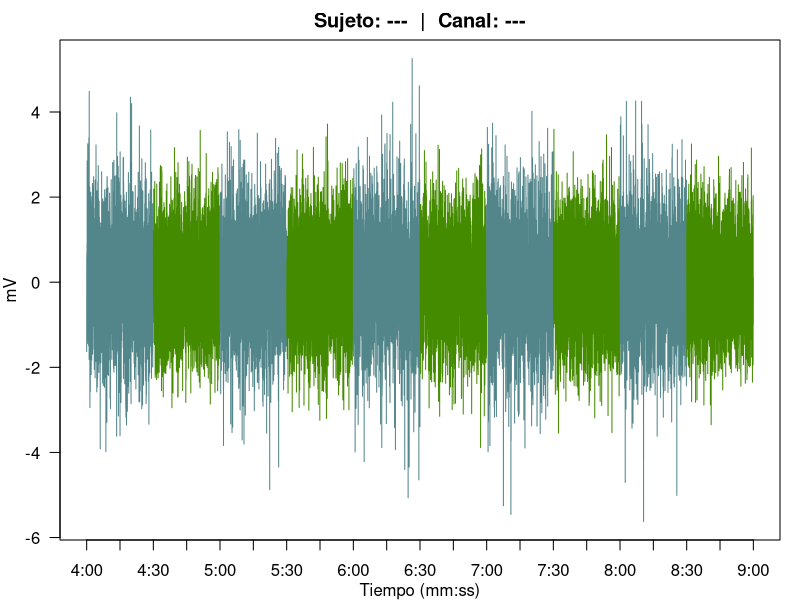
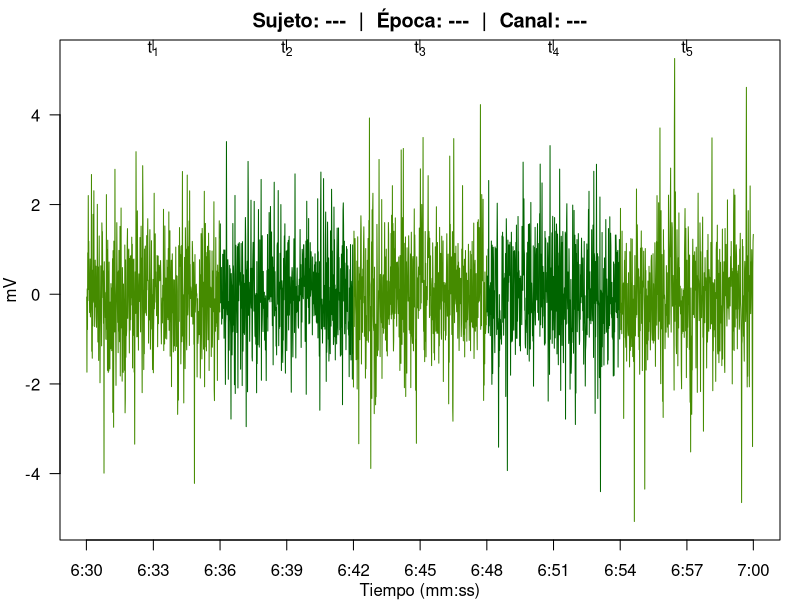
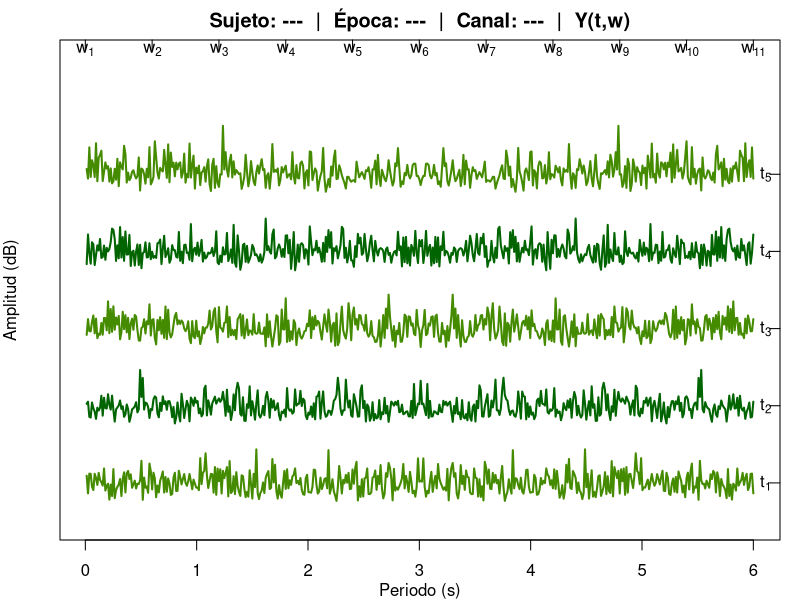
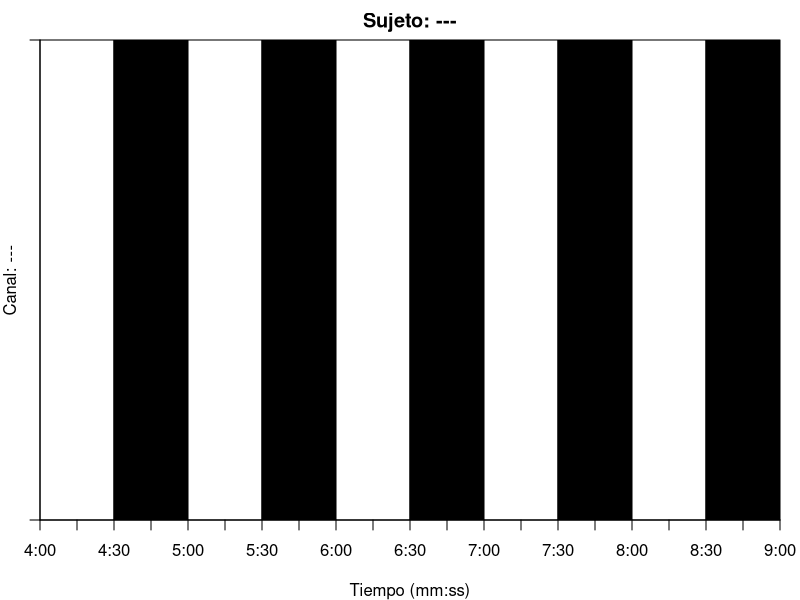

Write R code to recreate these figures, in order.
grabar = T

setwd("~/TESIS/TESIS/img_diagramas")

set.seed(2017)

N = 25000

S = 10

P = rpois(N,S)

C = c(rep(0,N/10),rep(1,N/10),
      rep(0,N/10),rep(1,N/10),
      rep(0,N/10),rep(1,N/10),
      rep(0,N/10),rep(1,N/10),
      rep(0,N/10),rep(1,N/10))

for(i in 1:N){
  if(C[i]){
    P[i] = S
  }
}

X = rnorm(N,0,1)*P*(1/S)

if(grabar){
  #setwd(g_dir)
  pdf(paste0('espectros1',
             '.pdf'),width=10,height=2.5)
  #'.png'),units='in',res=150,width=12,height=6)
}

par(mar=c(3,3,2,1))
par(las=2)
plot((1:N),X,type='l',col='white',
     xlab='Tiempo (mm:ss)',
     ylab='mV',main='Sujeto: ---  |  Canal: ---',
     xlim = c(0,N-1),xaxt='n',
     mgp = c(2, 1, 0)
     )

part = 10

for(i in 0:(part/2-1)){
  sub = 2*i*(N/part)
  ind = (sub+1):(sub+N/part)
  lines(ind,X[ind],type='l',col='cadetblue4',xlab='',ylab='')
  sub = (2*i+1)*(N/part)
  ind = (sub+1):(sub+N/part)
  lines(ind,X[ind],type='l',col='chartreuse4',xlab='',ylab='')
}

te = ((1:N))*(5*60/N)
mm = floor(te/60)
ss = floor(te - 60*mm)

places = ceiling(seq(0,N,by=(N)/20))
places[1] = 1

plaquitas = c()
for(y in 1:length(places)){
  i = places[y]
  if(ss[i]==0 || ss[i]==59){
    seg = '00'
  }else{
    seg=toString(ss[i])
  }
  plaquitas = c(plaquitas,
                paste0(toString(mm[i]+4),
                       ':',seg))
}

places[1]=0
axis(1,at=places,labels=plaquitas,las=1)

if(grabar){
  dev.off()
  
  #setwd(g_dir)
  pdf(paste0('espectros2',
             '.pdf'),width=10,height=2.5)
  #'.png'),units='in',res=150,width=12,height=6)
}

par(mar=c(3,3,2,1))
par(las=2)

ii = 2
sub = 2*ii*(N/part)
ind = (sub+1):(sub+N/part)
XX = X[ind]

NN = N/part
partt = 5

#arcoiris = rainbow(partt)
kolor = c('chartreuse4','darkgreen',
          'chartreuse4','darkgreen',
          'chartreuse4','darkgreen')

plot(XX,type='l',col='white',
     xlab='Tiempo (mm:ss)',
     ylab='mV',
     main='Sujeto: ---  |  Época: ---  |  Canal: ---',
     xaxt='n',mgp = c(2, 1, 0))

indd = 1:(length(XX))

for(i in 0:(partt-1)){
  sub = i*(NN/partt)
  indd = (sub+1):(sub+NN/partt)
  lines(indd,XX[indd],type='l',
        col=kolor[i+1])
  d = i+1
  axis(3,at=c(sub+NN/(partt*2)),
       #labels=paste0('t_',toString(i+1)),
       labels=substitute(t[d],list(d=d)),
       las=1,mgp = c(0, -1, -.5))
}

sub = 2*ii*(N/part)
ind = (sub+1):(sub+N/part)

NN = length(ind)

te = (ind)*(30/NN)+30
mm = floor(te/60)
ss = floor(te - 60*mm)

places = ceiling(seq(1,length(te),by=(length(te)-1)/10))
places[1] = 1

plaquitas = c()
for(y in 1:length(places)){
  i = places[y]
  if(ss[i]==0 || ss[i]==59){
    seg = '00'
  }else{
    seg=toString(ss[i])
  }
  plaquitas = c(plaquitas,
                paste0(toString(mm[i]+4),
                       ':',seg))
}

places[1]=0
axis(1,at=places,labels=plaquitas,las=1)

if(grabar){
  dev.off()
  
  #setwd(g_dir)
  pdf(paste0('espectros3',
             '.pdf'),width=10,height=3)
  #'.png'),units='in',res=150,width=12,height=6)
}

par(mar=c(3,3,2,1))
par(las=1)

i = 0
sub = i*(NN/partt)
indd = (sub+1):(sub+NN/partt)
XXX = XX[ind]
K = indd*(6/length(indd))
plot(K,abs(fft(XX[indd])),col='white',
     type = 'l',ylim=c(0,480),
     xlab='Periodo (s)',
     ylab='Amplitud (dB)',
     main='Sujeto: ---  |  Época: ---  |  Canal: ---  |  Y(t,w)',
     yaxt='n',mgp = c(2, 1, 0))

for(y in 0:10){
  d = y+1
  axis(3,at=c(y*(6/10)),
       #labels=paste0('t_',toString(i+1)),
       labels=substitute(w[d],list(d=d)),
       las=1,mgp = c(0, -1, -.5))
}

for(i in 0:(partt-1)){
 sub = i*(NN/partt)
 indd = (sub+1):(sub+NN/partt)
 XXX = XX[ind]
 lines(K,abs(fft(XX[indd]))+i*80+20,type = 'l',
       col=kolor[i+1],
       lwd=2)
 d = i+1
 axis(4,at=c(40+80*i),
      #labels=paste0('t=',toString(i+1)),
      labels=substitute(t[d],list(d=d)),
      las=1,mgp = c(0, -1, -.5))
}

if(grabar){
  dev.off()
  
  #setwd(g_dir)
  pdf(paste0('espectros4',
             '.pdf'),width=10,height=2)
  #'.png'),units='in',res=150,width=12,height=6)
}

library(plotrix)

M = matrix(c(1,0,1,0,1,0,1,0,1,0))
M = t(M)

par(mar=c(4,2,2,1))

color2D.matplot(M,axes=F,
                xlab='Tiempo (mm:ss)',
                ylab='',
                main='Sujeto: ---')

axis(2,at=c(0,1),labels=F)
axis(2,at=c(0.5),labels=c('Canal: ---'),tick=F)

te = ((1:N))*(5*60/N)
mm = floor(te/60)
ss = floor(te - 60*mm)

places = ceiling(seq(0,N,by=(N)/20))
places[1] = 1

plaquitas = c()
for(y in 1:length(places)){
  i = places[y]
  if(ss[i]==0 || ss[i]==59){
    seg = '00'
  }else{
    seg=toString(ss[i])
  }
  plaquitas = c(plaquitas,
                paste0(toString(mm[i]+4),
                       ':',seg))
}

places[1]=0

axis(1,
     at=(0:(length(plaquitas)-1))*(length(M)/(length(plaquitas)-1)),
     labels=plaquitas,las=1)

if(grabar){
  dev.off()
}
